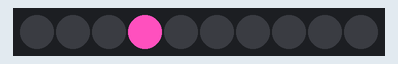
Recording of a sketch running on a simulated Arduino Uno, built with avr-gcc and run on an emulated ATmega328P. Parts: 10 RGB LEDs in strip order, left to right.

Above: at 0.1 s.
At 1.1 s:
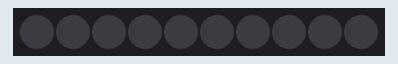

The sketch:

LEDstrip_Barebone.ino
```cpp
/* LEDstrip Barebone | AIRLAB CCC#2
 *
 * The code serves as an absolut minimum for working with LED strips
 *
 * Syntax for changing color:
 * leds[number of LED] = CRGB(Red value, Green value, Blue value); (Values are 0-255)
 * FastLED.show()
 *
 */

#include <FastLED.h>
#define NUM_LEDS 10
#define DATA_PIN 3
CRGB leds[NUM_LEDS];


void setup()
{
  FastLED.addLeds<NEOPIXEL, DATA_PIN>(leds, NUM_LEDS);

  // turn off the LED
  leds[0] = CRGB(0,0,0);
  FastLED.show();
}


void loop()
{
  // turn on LED [3] (the fourth)
  leds[3] = CRGB(255,80,190);
  FastLED.show();
  delay(1000); // wait 1 sec

  // turn off LED [3] (the fourth)
  leds[3] = CRGB(0,0,0);
  FastLED.show();
  delay(1000); // wait 1 sec

}
```

Measured:
- what the display in image 1 shows lasts 1.0 s, from 1.0 s to 2.0 s
